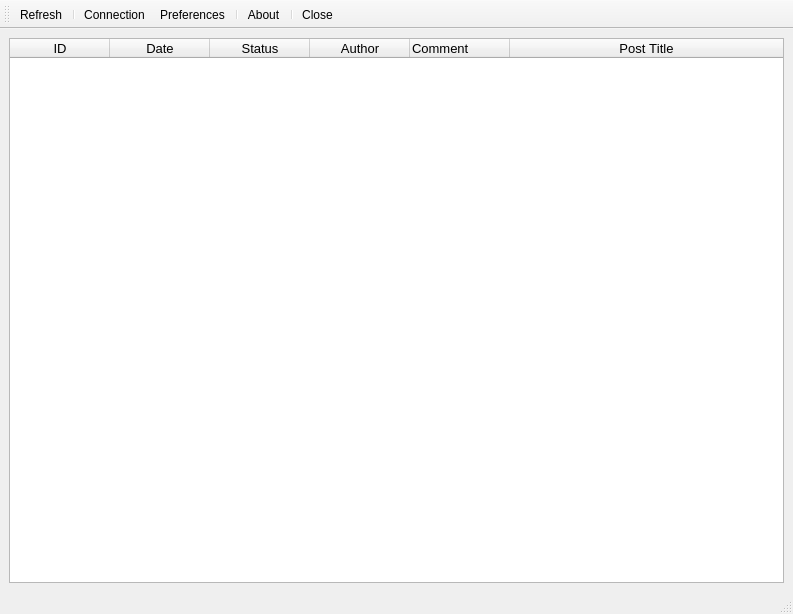
<?xml version="1.0" encoding="UTF-8"?>
<ui version="4.0">
 <class>mainWindow</class>
 <widget class="QMainWindow" name="mainWindow">
  <property name="geometry">
   <rect>
    <x>0</x>
    <y>0</y>
    <width>793</width>
    <height>614</height>
   </rect>
  </property>
  <property name="windowTitle">
   <string>WordPress Comments Desktop</string>
  </property>
  <property name="autoFillBackground">
   <bool>false</bool>
  </property>
  <widget class="QWidget" name="centralwidget">
   <layout class="QVBoxLayout" name="verticalLayout">
    <item>
     <widget class="QTableWidget" name="tblComments">
      <property name="font">
       <font>
        <family>Arial</family>
        <pointsize>10</pointsize>
        <kerning>false</kerning>
       </font>
      </property>
      <property name="autoFillBackground">
       <bool>false</bool>
      </property>
      <property name="frameShape">
       <enum>QFrame::StyledPanel</enum>
      </property>
      <property name="frameShadow">
       <enum>QFrame::Sunken</enum>
      </property>
      <property name="lineWidth">
       <number>1</number>
      </property>
      <property name="midLineWidth">
       <number>0</number>
      </property>
      <property name="autoScroll">
       <bool>true</bool>
      </property>
      <property name="alternatingRowColors">
       <bool>true</bool>
      </property>
      <property name="showGrid">
       <bool>true</bool>
      </property>
      <property name="gridStyle">
       <enum>Qt::NoPen</enum>
      </property>
      <property name="sortingEnabled">
       <bool>true</bool>
      </property>
      <property name="rowCount">
       <number>0</number>
      </property>
      <property name="columnCount">
       <number>6</number>
      </property>
      <attribute name="horizontalHeaderVisible">
       <bool>true</bool>
      </attribute>
      <attribute name="horizontalHeaderCascadingSectionResizes">
       <bool>true</bool>
      </attribute>
      <attribute name="horizontalHeaderDefaultSectionSize">
       <number>100</number>
      </attribute>
      <attribute name="horizontalHeaderHighlightSections">
       <bool>true</bool>
      </attribute>
      <attribute name="horizontalHeaderStretchLastSection">
       <bool>true</bool>
      </attribute>
      <attribute name="verticalHeaderVisible">
       <bool>false</bool>
      </attribute>
      <attribute name="verticalHeaderShowSortIndicator" stdset="0">
       <bool>true</bool>
      </attribute>
      <attribute name="verticalHeaderStretchLastSection">
       <bool>false</bool>
      </attribute>
      <attribute name="verticalHeaderVisible">
       <bool>false</bool>
      </attribute>
      <attribute name="horizontalHeaderStretchLastSection">
       <bool>true</bool>
      </attribute>
      <attribute name="horizontalHeaderCascadingSectionResizes">
       <bool>true</bool>
      </attribute>
      <attribute name="horizontalHeaderVisible">
       <bool>true</bool>
      </attribute>
      <attribute name="verticalHeaderShowSortIndicator" stdset="0">
       <bool>true</bool>
      </attribute>
      <attribute name="horizontalHeaderHighlightSections">
       <bool>true</bool>
      </attribute>
      <attribute name="verticalHeaderStretchLastSection">
       <bool>false</bool>
      </attribute>
      <attribute name="horizontalHeaderDefaultSectionSize">
       <number>100</number>
      </attribute>
      <column>
       <property name="text">
        <string>ID</string>
       </property>
      </column>
      <column>
       <property name="text">
        <string>Date</string>
       </property>
      </column>
      <column>
       <property name="text">
        <string>Status</string>
       </property>
      </column>
      <column>
       <property name="text">
        <string>Author</string>
       </property>
      </column>
      <column>
       <property name="text">
        <string>Comment</string>
       </property>
       <property name="textAlignment">
        <set>AlignLeft|AlignVCenter</set>
       </property>
      </column>
      <column>
       <property name="text">
        <string>Post Title</string>
       </property>
      </column>
     </widget>
    </item>
   </layout>
  </widget>
  <widget class="QStatusBar" name="statusbar"/>
  <widget class="QToolBar" name="toolBar">
   <property name="windowTitle">
    <string>toolBar</string>
   </property>
   <property name="toolButtonStyle">
    <enum>Qt::ToolButtonTextUnderIcon</enum>
   </property>
   <attribute name="toolBarArea">
    <enum>TopToolBarArea</enum>
   </attribute>
   <attribute name="toolBarBreak">
    <bool>false</bool>
   </attribute>
   <addaction name="actionRefresh"/>
   <addaction name="separator"/>
   <addaction name="actionConnection"/>
   <addaction name="actionPreferences"/>
   <addaction name="separator"/>
   <addaction name="actionAbout"/>
   <addaction name="separator"/>
   <addaction name="actionClose"/>
  </widget>
  <action name="actionHello">
   <property name="text">
    <string>Hello</string>
   </property>
  </action>
  <action name="actionRefresh">
   <property name="icon">
    <iconset>
     <normaloff>resources/arrow_refresh.png</normaloff>resources/arrow_refresh.png</iconset>
   </property>
   <property name="text">
    <string>Refresh</string>
   </property>
   <property name="toolTip">
    <string>Refresh Comment list</string>
   </property>
  </action>
  <action name="actionConnection">
   <property name="icon">
    <iconset>
     <normaloff>resources/connect.png</normaloff>resources/connect.png</iconset>
   </property>
   <property name="text">
    <string>Connection</string>
   </property>
   <property name="toolTip">
    <string>Edit Connection</string>
   </property>
  </action>
  <action name="actionPreferences">
   <property name="icon">
    <iconset>
     <normaloff>resources/cog_edit.png</normaloff>resources/cog_edit.png</iconset>
   </property>
   <property name="text">
    <string>Preferences</string>
   </property>
   <property name="toolTip">
    <string>Edit Preferences</string>
   </property>
  </action>
  <action name="actionAbout">
   <property name="icon">
    <iconset>
     <normaloff>resources/information.png</normaloff>resources/information.png</iconset>
   </property>
   <property name="text">
    <string>About</string>
   </property>
   <property name="toolTip">
    <string>About WPC Desk</string>
   </property>
  </action>
  <action name="actionClose">
   <property name="icon">
    <iconset>
     <normaloff>resources/door_in.png</normaloff>resources/door_in.png</iconset>
   </property>
   <property name="text">
    <string>Close</string>
   </property>
   <property name="toolTip">
    <string>Close</string>
   </property>
  </action>
 </widget>
 <resources/>
 <connections>
  <connection>
   <sender>actionClose</sender>
   <signal>activated()</signal>
   <receiver>mainWindow</receiver>
   <slot>close()</slot>
   <hints>
    <hint type="sourcelabel">
     <x>-1</x>
     <y>-1</y>
    </hint>
    <hint type="destinationlabel">
     <x>396</x>
     <y>309</y>
    </hint>
   </hints>
  </connection>
 </connections>
</ui>
